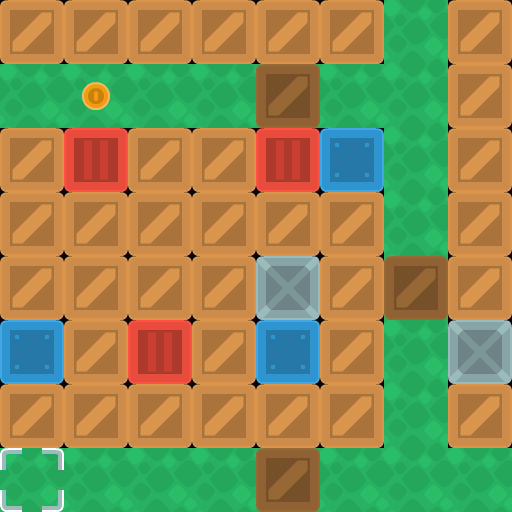

A 2D game scene composited from a Tiled map and its tileset images. What follows is a short description and the map's XML, with every tile layer's data as written:
An orthogonal 8x8 tile map with 64x64 px tiles, 4 tile layers (background, walls, objects, boxes).

<map version="1.10" tiledversion="1.11.2" orientation="orthogonal" renderorder="right-down" width="8" height="8" tilewidth="64" tileheight="64" infinite="0" nextlayerid="6" nextobjectid="1">
 <properties>
  <property name="character_bottom" value="[[0, 5], [1, 5], [2, 5]]" />
  <property name="character_left" value="[[3, 7], [4, 7], [5, 7]]" />
  <property name="character_right" value="[[0, 7], [1, 7], [2, 7]]" />
  <property name="character_top" value="[[3, 5], [4, 5], [5, 5]]" />
 </properties>
 <tileset firstgid="1" source="sokoban_tilesheet.tsx" />
 <layer id="4" name="background" width="8" height="8">
  <data encoding="csv">
0,0,0,0,0,0,89,0,
89,89,89,89,89,89,89,0,
0,0,0,0,0,0,89,0,
0,0,0,0,0,0,89,0,
0,0,0,0,0,0,89,0,
0,0,0,0,0,0,89,0,
0,0,0,0,0,0,89,0,
89,89,89,89,89,89,89,89
  </data>
 </layer>
 <layer id="1" name="walls" width="8" height="8">
  <data encoding="csv">
2,2,2,2,2,2,0,2,
0,0,0,0,0,0,0,2,
2,3,2,2,3,4,0,2,
2,2,2,2,2,2,0,2,
2,2,2,2,6,2,0,2,
4,2,3,2,4,2,0,6,
2,2,2,2,2,2,0,2,
0,0,0,0,0,0,0,0
  </data>
 </layer>
 <layer id="3" name="objects" width="8" height="8">
  <data encoding="csv">
0,0,0,0,0,0,0,0,
0,75,0,0,0,0,0,0,
0,0,0,0,0,0,0,0,
0,0,0,0,0,0,0,0,
0,0,0,0,0,0,0,0,
0,0,0,0,0,0,0,0,
0,0,0,0,0,0,0,0,
40,0,0,0,0,0,0,0
  </data>
 </layer>
 <layer id="5" name="boxes" width="8" height="8">
  <data encoding="csv">
0,0,0,0,0,0,0,0,
0,0,0,0,15,0,0,0,
0,0,0,0,0,0,0,0,
0,0,0,0,0,0,0,0,
0,0,0,0,0,0,15,0,
0,0,0,0,0,0,0,0,
0,0,0,0,0,0,0,0,
0,0,0,0,15,0,0,0
  </data>
 </layer>
</map>
